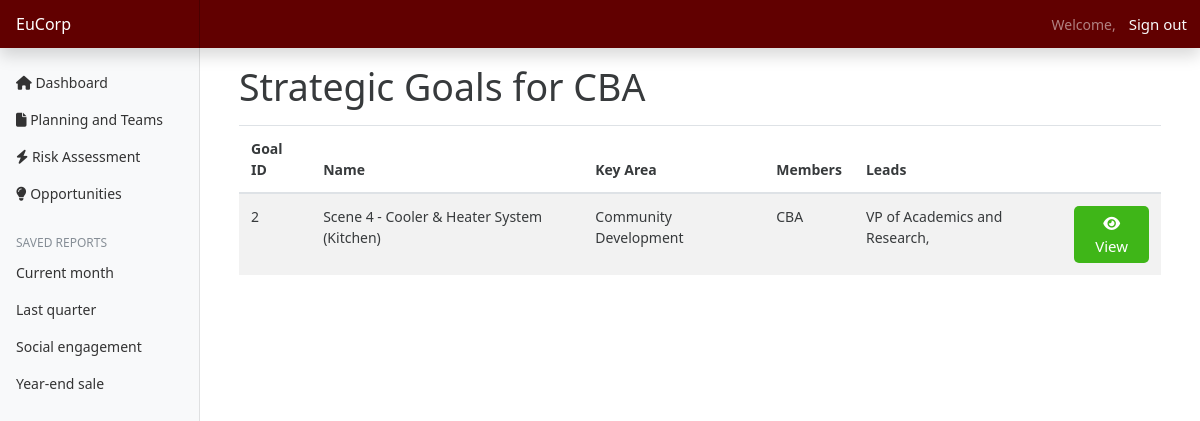
The app's page /plans/ (signed in), older data.
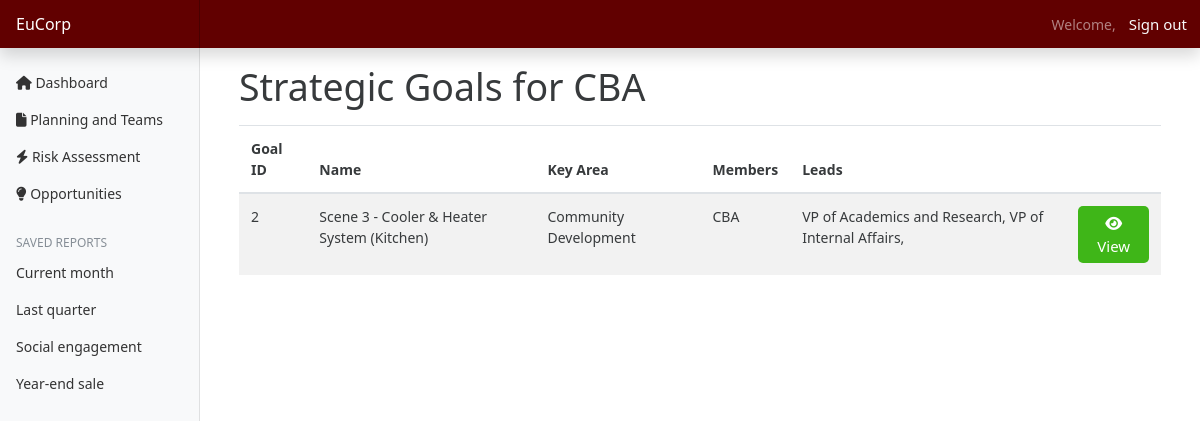
The same page, newer data.
### plans/models.py (models this page shows, shortened)
class StrategicGoals(models.Model):
    goal_id = models.AutoField(primary_key=True)
    name = models.CharField(max_length=255)
    keyArea = models.ForeignKey(KeyAreas, on_delete=models.CASCADE)
    members = models.ManyToManyField(DepartmentHeads)
    leads = models.ManyToManyField(Lead)  # Ensure this is ManyToManyField if needed
    class Meta:
        unique_together = (('goal_id',))

class KeyAreas(models.Model):
    name = models.CharField(max_length=255)
    department = models.ForeignKey(to=DepartmentHeads, on_delete=models.CASCADE)

### departments/models.py (models this page shows, shortened)
class DepartmentHeads(models.Model):
    id = models.AutoField(primary_key=True)
    head = models.ForeignKey(to=User, on_delete=models.CASCADE, default='',)
    department = models.ForeignKey(to=Department, on_delete=models.CASCADE)
    contact_no = models.CharField(max_length=15, blank=True, null=True, default='')
    is_admin = models.BooleanField(default=False)  # Field to identify admin user

class Department(models.Model):
    name = models.CharField(max_length=255)

### leads/models.py (models this page shows, shortened)
class Lead(models.Model):
    lastName = models.CharField(max_length=255)
    firstName = models.CharField(max_length=255)
    position = models.ForeignKey(to=Position, on_delete=models.CASCADE)

class Position(models.Model):
    name = models.CharField(max_length=255)
    def __str__(self):
        return self.name

### plans/views.py (the view)
# urls.py: path('', views.index, name="dashboard"),
@login_required(login_url='authentication/login')
def index(request):
    if request.user.is_superuser:
        strategicGoals = StrategicGoals.objects.all()
        context = {
            'strategicGoals': strategicGoals
        }
        return render(request, 'plans/indexAdmin.html', context)
    else:
        user = request.user
        try:
            departmentHead = DepartmentHeads.objects.get(head=user)
            strategicGoals = StrategicGoals.objects.filter(members=departmentHead)
        except DepartmentHeads.DoesNotExist:
            strategicGoals = []
        context = {
            'departmentHead': departmentHead,
            'strategicGoals': strategicGoals
        }
        return render(request, 'plans/index.html', context)

### templates/plans/index.html (shortened to what this page needs)
{% extends 'base.html' %}
{% block content %}
<div class="container">
    <h1>Strategic Goals for {{ departmentHead.department.name }}</h1>
    {% if strategicGoals %}
        <table class="table table-striped mt-3">
            <thead>
                <tr>
                    <th scope="col">Goal ID</th>
                    <th scope="col">Name</th>
                    <th scope="col">Key Area</th>
                    <th scope="col">Members</th>
                    <th scope="col">Leads</th>
                    <th></th>
                </tr>
            </thead>
            <tbody>
                {% for goal in strategicGoals %}
                    <tr>
                        <td>{{ goal.goal_id }}</td>
                        <td>{{ goal.name }}</td>
                        <td>{{ goal.keyArea.name }}</td>
                        <td>
                            {% for member in goal.members.all %}
                                 {{ member.department.name }}
                            {% endfor %}
                        </td>
                        <td>
                            {% for lead in goal.leads.all %}
                                {{ lead.position }},
                            {% endfor %}
                        </td>
                        <td>
                            <a href="{% url 'actionPlans' goal_id=goal.goal_id %}" class="btn btn-success" style="border-radius: 5px; border: none;">
                                <i class="fas fa-eye"></i> View
                            </a>
                        </td>
                    </tr>
                {% endfor %}
            </tbody>
        </table>
    {% else %}
        <p>No strategic goals found for your department.</p>
    {% endif %}
</div>
{% endblock %}

Row changes from the older to the newer data that the page shows:
changed StrategicGoals "Community Development": gains Lead (position "VP of Internal Affairs"); name "Scene 4 - Cooler & Heater System (Kitchen)" → "Scene 3 - Cooler & Heater System (Kitchen)"
